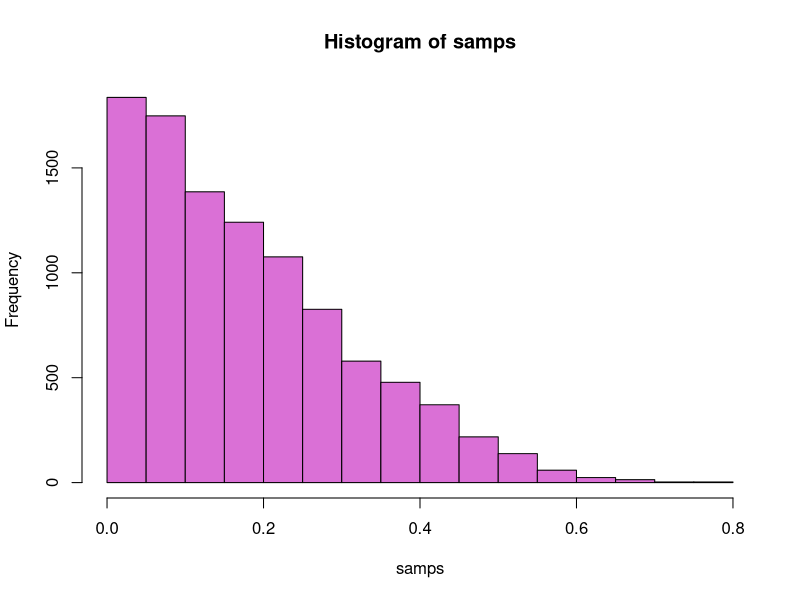
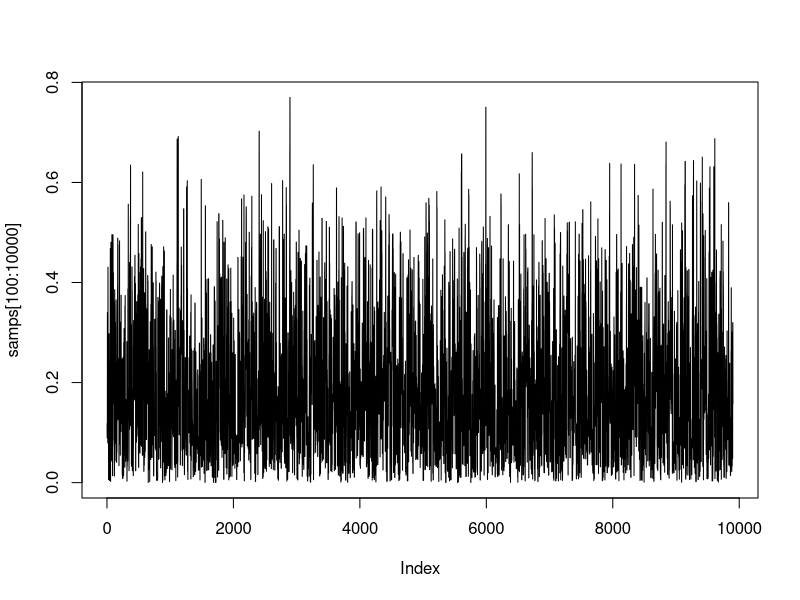
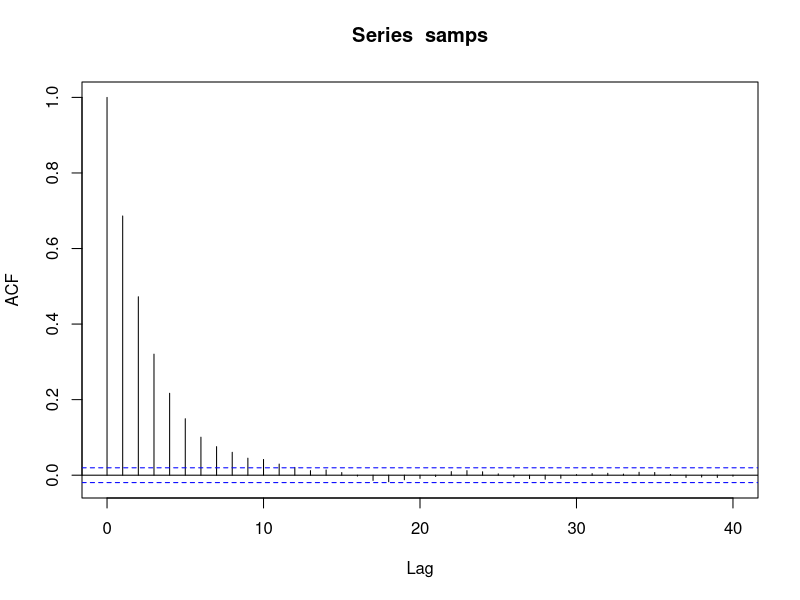

The R source for these figures, in order: (Note: this script raises an error after producing the figures.)
dugong = read.table('dugong-data.txt',header = TRUE)
Xi = dugong$Age
Yi = dugong$Length
ny = length(Yi)
nsims = 10000
set.seed(1221)
n_size=1
#conditional distros
# Alpha = Normal(alpha_sd^2 * sum(Yi+Beta*Gamma^Xi)/alpha_sd²*n+tau² , tau²*alpha_sd²/alpha_sd²*n+tau²)



# Generate alpha  ---------------------------------------------------------
alpha_sd=5
a=1
b = Inf
pa=pnorm(a,0,alpha_sd)
pb=pnorm(b,0,alpha_sd)
alpha=alpha_sd*qnorm(runif(n_size,pa,pb))

# Generate beta -----------------------------------------------------------
beta_sd=2
pa_b=pnorm(a,0,beta_sd)
pb_b=pnorm(b,0,beta_sd)
beta=beta_sd*qnorm(runif(n_size,pa_b,pb_b))

# Generate gamma ----------------------------------------------------------
gam=runif(n_size,0,1)

# Generate Tau ------------------------------------------------------------

tau=1/rgamma(n_size,2,3)


# Generate mu -------------------------------------------------------------
gen_mu_samples = function(alpha,beta,gam,Xi) 
{  return(alpha-(beta*((gam)^Xi)))
  
}

mu_samples = gen_mu_samples(alpha,beta,gam,Xi)


# Initialize parameters  --------------------------------------------------
alpha_pos = array(alpha,dim = nsims)
beta_pos = array(beta, dim = nsims)
gamma_pos = array(gam,dim = nsims)
tau_pos = array(tau,dim = nsims)

#Implement Random Walk for Gamma distro
#and obtain the samples for conditional of gamma
# Algorithm Starts --------------------------------------------------------
log_likelihood = function(y_vec,x_vec,alp,bet,gam,tau)
{
  total = 0
  for (i in 1:length(y_vec))
  {
    temp = gam ^ x_vec[i]
    temp = bet * temp
    temp = alp - temp
    temp = temp **2
    temp = y_vec[i] - temp
    total= total+temp
  }
  total / -(2 * (tau^2))
}

# run the algorithm -------------------------------------------------------
n = 10000
current_gam = 0.634 
samps = rep(NA,n)
for (i in 1:n)
{
  
  proposed = rnorm(1, current_gam, 0.4) 
  while(proposed<0 | proposed>1)
  {
    proposed = rnorm(1, current_gam, 0.4) 
  }
  logr = log_likelihood(Yi,Xi,alpha,beta,proposed,tau)-log_likelihood(Yi,Xi,alpha,beta,current_gam,tau)
  if (log(runif(1))< logr) {current_gam = proposed}
  
  samps[i] = current_gam
}
length(unique(samps))/n
hist(samps,col = 'orchid')
length(samps)
plot(samps[100:10000],type = 'l',lwd=1)
mean(samps[500:10000])
acf(samps)

gamma_pos=samps


# Gibbs Sampling section --------------------------------------------------


for (i in 2:nsims){
  # Parameters for conditional of alpha  ------------------------------------
  
  alpha_var=alpha_sd^2
  alpha_val=sum(Yi+beta_pos[i-1]*(gamma_pos[i-1]^Xi))
  alpha_pos_mean=(alpha_var*alpha_val)/(alpha_var*ny+tau_pos[i-1])
  alpha_pos_std=tau_pos[i-1]*alpha_var/(alpha_var*ny+tau_pos[i-1])
  k=rnorm(1,alpha_pos_mean,alpha_pos_std)
  alpha_pos[i] = k 
  
  #  Parameters for conditional of beta -------------------------------------
  beta_var = beta_sd^2
  beta_val = sum((alpha_pos[i]-Yi)*(gamma_pos[i-1]^Xi))
  beta_pos_mean = beta_var*beta_val/(beta_var+tau_pos[i-1])
  beta_pos_std = tau_pos[i-1]*beta_var/(beta_var+tau_pos[i-1])
  k_b=rtruncnorm(1,1,Inf,beta_pos_mean,beta_pos_std)
  beta_pos[i] = k_b 
  
  
  
  
  # Parameters for conditional of tau ---------------------------------------
  
  tau_pos_shape = (2+ny)
  tau_pos_rate = (6+sum((Yi-(alpha_pos[i]-beta_pos[i]*(gamma_pos[i-1]^Xi)))^2))/2
  tau_pos[i] = 1/rgamma(1,tau_pos_shape,tau_pos_rate)

  
  
}



# Graphs Question 5 part d ----------------------------------------------------

# For alpha ---------------------------------------------------------------

par(mfrow=c(4,1))

plot(alpha_pos[1:100],type="l",main=paste("First 100 iterations"))
title(sub=paste("Mean estimate =",round(mean(alpha_pos),4)," - RAW Variance estimate =",round(var(alpha_pos),4)))
plot(alpha_pos[500:length(alpha_pos)],type="l",main="Removed/burnt the first 500 simulations")
title(sub=paste("Mean estimate =",round(mean(alpha_pos[501:length(alpha_pos)]),4)," - RAW Variance estimate =",round(var(alpha_pos[501:length(alpha_pos)]),4)))

hist(alpha_pos[500:length(alpha_pos)],freq=F)
lines(density(alpha_pos[500:length(alpha_pos)]))
acf(alpha_pos)

# For Beta ----------------------------------------------------------------
par(mfrow=c(4,1))

plot(beta_pos[1:100],type="l",main=paste("First 100 iterations"))
title(sub=paste("Mean estimate =",round(mean(beta_pos),4)," - RAW Variance estimate =",round(var(beta_pos),4)))
plot(alpha_pos[500:length(beta_pos)],type="l",main="Removed/burnt the first 500 simulations")
title(sub=paste("Mean estimate =",round(mean(beta_pos[501:length(beta_pos)]),4)," - RAW Variance estimate =",round(var(beta_pos[501:length(beta_pos)]),4)))

hist(beta_pos[500:length(beta_pos)],freq=F)
lines(density(beta_pos[500:length(beta_pos)]))
acf(beta_pos)


# For Gamma ---------------------------------------------------------------
par(mfrow=c(4,1))

plot(gamma_pos[1:100],type="l",main=paste("First 100 iterations"))
title(sub=paste("Mean estimate =",round(mean(gamma_pos),4)," - RAW Variance estimate =",round(var(gamma_pos),4)))
plot(gamma_pos[500:length(gamma_pos)],type="l",main="Removed/burnt the first 500 simulations")
title(sub=paste("Mean estimate =",round(mean(gamma_pos[501:length(gamma_pos)]),4)," - RAW Variance estimate =",round(var(gamma_pos[501:length(gamma_pos)]),4)))

hist(gamma_pos[500:length(gamma_pos)],freq=F)
lines(density(gamma_pos[500:length(gamma_pos)]))
acf(gamma_pos)



# For Tau -----------------------------------------------------------------
par(mfrow=c(4,1))

plot(tau_pos[1:100],type="l",main=paste("First 100 iterations"))
title(sub=paste("Mean estimate =",round(mean(tau_pos),4)," - RAW Variance estimate =",round(var(tau_pos),4)))
plot(tau_pos[500:length(tau_pos)],type="l",main="Removed/burnt the first 500 simulations")
title(sub=paste("Mean estimate =",round(mean(tau_pos[501:length(tau_pos)]),4)," - RAW Variance estimate =",round(var(tau_pos[501:length(tau_pos)]),4)))

hist(tau_pos[500:length(tau_pos)],freq=F)
lines(density(tau_pos[500:length(tau_pos)]))
acf(tau_pos)






# question 5 part e -------------------------------------------------------


par(mfrow=c(1,1))
# graphical behaviour for alpha with growing t ----------------------------
sum_vector=cumsum(alpha_pos)
v = rep(NA,length(alpha_pos))
for (i in 1:length(v))
{
  v[i] = sum_vector[i] / i
}
length_vector = seq(1,nsims)
plot(length_vector,v,type = 'p',xlab = 't = 1....T',ylab='empirical_mean of alpha')




# graphical behaviour of beta with growing t ------------------------------
sum_vector=cumsum(beta_pos)
v = rep(NA,length(beta_pos))
for (i in 1:length(v))
{
  v[i] = sum_vector[i] / i
}
length_vector = seq(1,nsims)
plot(length_vector,v,type = 'p',xlab = 't = 1....T',ylab='empirical_mean for beta')



# graphical behaviour of gamma with growing t -----------------------------
sum_vector=cumsum(gamma_pos)
v = rep(NA,length(gamma_pos))
for (i in 1:length(v))
{
  v[i] = sum_vector[i] / i
}
length_vector = seq(1,nsims)
plot(length_vector,v,type = 'p',xlab = 't = 1....T',ylab='empirical_mean for gamma')





# graphical behaviour of tau with growing t -------------------------------
sum_vector=cumsum(tau_pos)
v = rep(NA,length(tau_pos))
for (i in 1:length(v))
{
  v[i] = sum_vector[i] / i
}
length_vector = seq(1,nsims)
plot(length_vector,v,type = 'p',xlab = 't = 1....T',ylab='empirical_mean for tau')





# Question 5 part f -------------------------------------------------------


# estimates for alpha and its Error --------------------------------------------
batch_function = function(chain,bins){
  overall_mean = mean(chain)
  result = split(chain, cut(seq(chain), bins, labels = FALSE))
  
}

batch_size = nsims / 10
mean_array = rep(NA,10)
alpha_error = 0
index = 1
for (i in 1:10){
  current_batch = alpha_pos[index:(i * batch_size) ]
  mean_array[i] = mean(current_batch)
  mu_i = mean(current_batch) - mean(alpha_pos)
  mu_i = mu_i **2
  alpha_error=alpha_error+mu_i
  index = index+batch_size
}
mean(mean_array)
alpha_error # estimate for variance of alpha
#confidence interval 
upper_val = mean(alpha_pos)+qnorm(0.95)*sqrt(alpha_error)/sqrt(nsims)
lower_val = mean(alpha_pos)-qnorm(0.95)*sqrt(alpha_error)/sqrt(nsims)


# estimates for beta and its error ----------------------------------------
batch_size = nsims / 10
mean_array = rep(NA,10)
beta_error = 0
index = 1
for (i in 1:10){
  current_batch = beta_pos[index:(i * batch_size) ]
  mean_array[i] = mean(current_batch)
  mu_i = mean(current_batch) - mean(beta_pos)
  mu_i = mu_i **2
  beta_error=beta_error+mu_i
  index = index+batch_size
}
mean(mean_array)
beta_error# estimate for variance of beta
#confidence interval 
upper_val = mean(beta_pos)+qnorm(0.95)*sqrt(beta_error)/sqrt(nsims)
lower_val = mean(beta_pos)-qnorm(0.95)*sqrt(beta_error)/sqrt(nsims)



# estimates for gamma and its error ---------------------------------------
batch_size = nsims / 10
mean_array = rep(NA,10)
gamma_error = 0
index = 1
for (i in 1:10){
  current_batch = gamma_pos[index:(i * batch_size) ]
  mean_array[i] = mean(current_batch)
  mu_i = mean(current_batch) - mean(gamma_pos)
  mu_i = mu_i **2
  gamma_error=gamma_error+mu_i
  index = index+batch_size
}
mean(mean_array)
gamma_error # estimate for variance of gamma
#confidence interval 
upper_val = mean(gamma_pos)+qnorm(0.95)*sqrt(gamma_error)/sqrt(nsims)
lower_val = mean(gamma_pos)-qnorm(0.95)*sqrt(gamma_error)/sqrt(nsims)



# Estimate for tau --------------------------------------------------------

batch_size = nsims / 10
mean_array = rep(NA,10)
tau_error = 0
index = 1
for (i in 1:10){
  current_batch = tau_pos[index:(i * batch_size) ]
  mean_array[i] = mean(current_batch)
  mu_i = mean(current_batch) - mean(tau_pos)
  mu_i = mu_i **2
  tau_error=tau_error+mu_i
  index = index+batch_size
}
mean(mean_array)
tau_error # estimate for variance of alpha
#confidence interval 
upper_val = mean(tau_pos)+qnorm(0.95)*sqrt(tau_error)/sqrt(nsims)
lower_val = mean(tau_pos)-qnorm(0.95)*sqrt(tau_error)/sqrt(nsims)



# Question 5 part g -------------------------------------------------------

#The parameter having largest variance will be the one with highest posterior uncertainty
# And the parameter gamma has largest variance among the 4 parameters because large variance results
#in a larger confidence interval which is a measure of increased uncertainty
gamma_error

# Question 5 part h -------------------------------------------------------

cor(alpha_pos[500:10000],beta_pos[500:10000]) #0.6566756
cor(alpha_pos[500:10000],gamma_pos[500:10000]) #0.5880584
cor(alpha_pos[500:10000],tau_pos[500:10000]) #-0.1234351
cor(beta_pos[500:10000],gamma_pos[500:10000]) #0.2274154
cor(beta_pos[500:10000],tau_pos[500:10000]) #0.04435232
cor(gamma_pos[500:10000],tau_pos[500:10000]) #-0.1478579

#alpha and beta have the largest correlation

# Question 5 part i  ------------------------------------------------------

#Age = 20
#Predictive density 
par(mfrow = c(2,1))
x_new = 20
#For all the simulated samples i create a vector where each entry is ui=alphai-betai*(gamma^x_new) , for one single value of alpha,beta,and gamma

updated_mean = alpha_pos-beta_pos*(gamma_pos^x_new)
updated_tau = tau_pos
draw_sample_20 = 0

for (i in 1:length(updated_mean)){
    draw_sample_20 = draw_sample_20+ rnorm(100,updated_mean[i],updated_tau[i])
}



#Posterior predictive denisty samples 
post_pred_samp = draw_sample_20/nsims
hist(post_pred_samp)

# Question 5 part j -------------------------------------------------------


#For age 30 
x_30 = 30
updated_mean_30 = alpha_pos-beta_pos*(gamma_pos^x_30)
updated_tau_30 = tau_pos
num = 1000
draw_sample = 0
for (i in 1:length(updated_mean_30)){
    draw_sample = draw_sample+ rnorm(100,updated_mean_30[i],updated_tau_30[i])
    
  }


post_pred_samp_30 = draw_sample/nsims
hist(post_pred_samp_30)


# Question 5 part k -------------------------------------------------------

v_1=var(post_pred_samp)
v_2=var(post_pred_samp_30)

# Since v_1 is less than v_2 , the prediction of Xi = 20 is more precise 